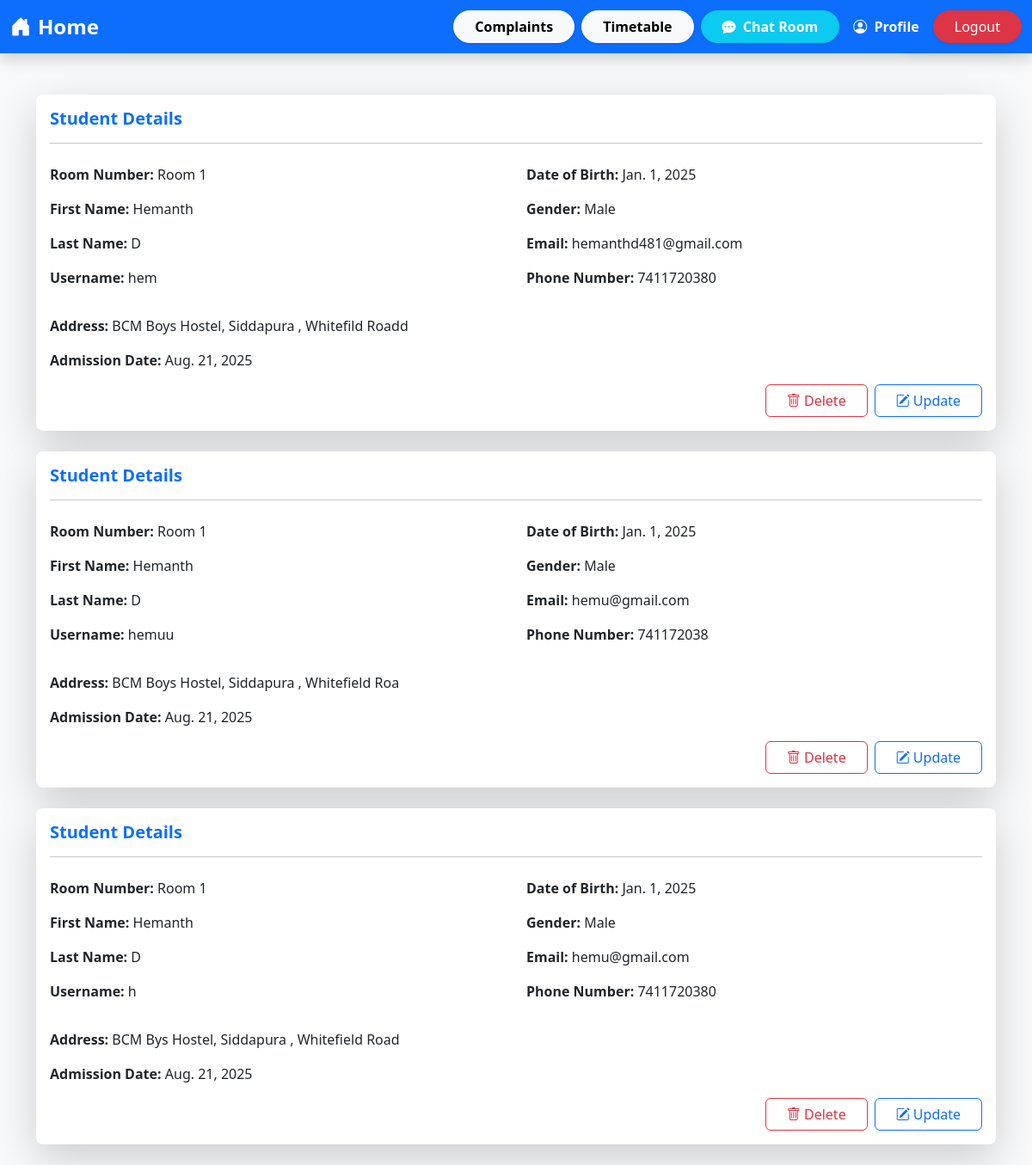
/viewStudents (signed in), run on the app's committed database.
### admission/models.py (models this page shows, shortened)
class Student(models.Model):
    user = models.OneToOneField(User,on_delete=models.CASCADE,null = True,blank = True)
    room = models.ForeignKey(Room,on_delete=models.CASCADE,null = True,blank = True)
    first_name = models.CharField(max_length = 100)
    last_name = models.CharField(max_length = 100)
    username = models.CharField(max_length = 100, null = False , blank = True)
    password1 = models.CharField(max_length = 100, null = False , blank = True)
    password2 = models.CharField(max_length = 100, null = False, blank = True)
    dob = models.DateField()
    gender = models.CharField(max_length = 100)
    email = models.EmailField(max_length = 100)
    phone_number = models.IntegerField()
    address = models.TextField()
    admission_date = models.DateField(auto_now_add = True)

### hostel/models.py (models this page shows)
class Room(models.Model):
    room_number = models.IntegerField(primary_key=True)
    capacity = models.IntegerField()
    occupied = models.BooleanField(default=False)
    def __str__(self):
        return f"Room {self.room_number}"

### admission/views.py (the view)
# urls.py: path('viewStudents',views.veiewStudents,name = 'viewstudents'),
@login_required
def veiewStudents(request):
    students = Student.objects.all()
    context = {'students':students}
    return render(request,'admission/students.html',context)

### admission/templates/admission/students.html (shortened to what this page needs)
{% extends 'base.html' %}
{% block content %}
<div class="container mt-5">
    {% if students %}
        {% for student in students %}
        <div class="card shadow-lg border-0 mb-4 rounded-3 hover-card">
            <div class="card-body">
                <h5 class="card-title text-primary fw-bold">Student Details</h5>
                <hr class="mb-4">
                <div class="row">
                    <div class="col-md-6 mb-2">
                        <p><strong>Room Number:</strong> {{ student.room }}</p>
                        <p><strong>First Name:</strong> {{ student.first_name }}</p>
                        <p><strong>Last Name:</strong> {{ student.last_name }}</p>
                        <p><strong>Username:</strong> {{ student.username }}</p>
                    </div>
                    <div class="col-md-6 mb-2">
                        <p><strong>Date of Birth:</strong> {{ student.dob }}</p>
                        <p><strong>Gender:</strong> {{ student.gender }}</p>
                        <p><strong>Email:</strong> {{ student.email }}</p>
                        <p><strong>Phone Number:</strong> {{ student.phone_number }}</p>
                    </div>
                </div>
                <p class="mt-2"><strong>Address:</strong> {{ student.address }}</p>
                <p><strong>Admission Date:</strong> {{ student.admission_date }}</p>
                <div class="d-flex justify-content-end gap-2 mt-3">
                    <a href="{% url 'admission:deletestudent' student.user.id %}" class="btn btn-outline-danger px-4">
                        <i class="bi bi-trash"></i> Delete
                    </a>
                    <a href="{% url 'admission:updatedetails' student.user.id %}" class="btn btn-outline-primary px-4">
                        <i class="bi bi-pencil-square"></i> Update
                    </a>
                </div>
            </div>
        </div>
        {% endfor %}
    {% endif %}
</div>
{% endblock content %}

### templates/base.html (style rules this page uses)
:root { --bg-color: #f8f9fa; --text-color: #212529; --primary-gradient: linear-gradient(135deg, #007bff, #6610f2); }
body { background: var(--bg-color); color: var(--text-color); transition: background 0.4s ease, color 0.4s ease; font-family: "Segoe UI", sans-serif; }

### admission/templates/admission/students.html (style rules this page uses)
.hover-card { transition: transform 0.2s ease, box-shadow 0.2s ease; }

### data on the page
Student: room "Room 1", first_name "Hemanth", last_name "D", username "hem", dob "Jan. 1, 2025", gender "Male", email "hemanthd481@gmail.com", phone_number "7411720380", address "BCM Boys Hostel, Siddapura , Whitefild Roadd", admission_date "Aug. 21, 2025"
Student: room "Room 1", first_name "Hemanth", last_name "D", username "hemuu", dob "Jan. 1, 2025", gender "Male", email "hemu@gmail.com", phone_number "741172038", address "BCM Boys Hostel, Siddapura , Whitefield Roa", admission_date "Aug. 21, 2025"
Student: room "Room 1", first_name "Hemanth", last_name "D", username "h", dob "Jan. 1, 2025", gender "Male", email "hemu@gmail.com", phone_number "7411720380", address "BCM Bys Hostel, Siddapura , Whitefield Road", admission_date "Aug. 21, 2025"
